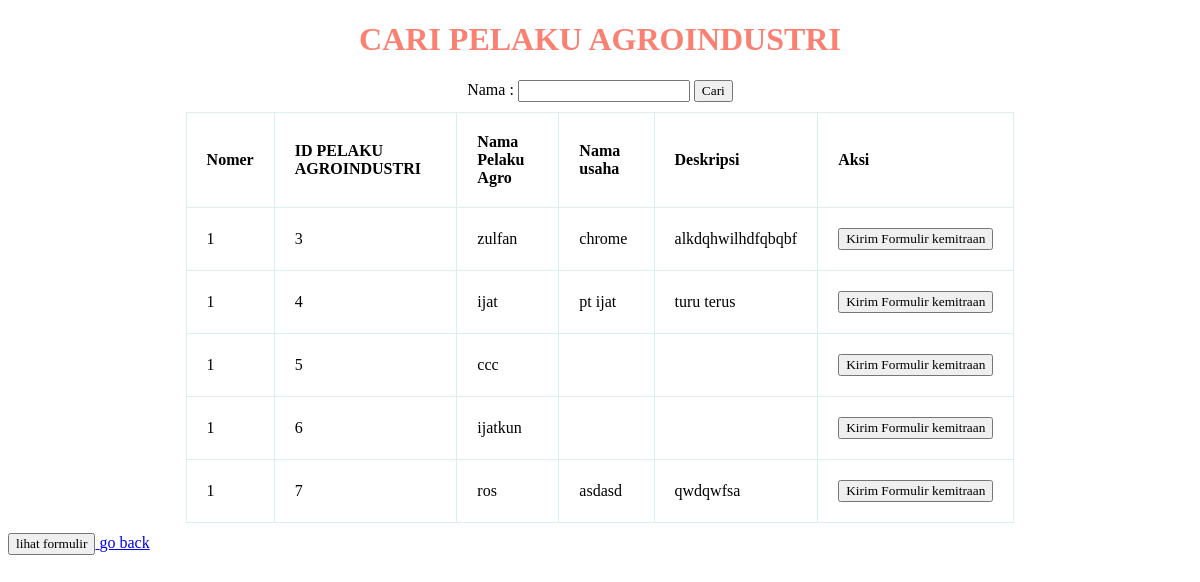
/cariAgro.php (signed in), run on the app's committed database.
### tables this page shows
CREATE TABLE `pelakuagro` (
  `id_agro` int(11) NOT NULL,
  `name` varchar(50) NOT NULL,
  `email` varchar(50) NOT NULL,
  `password` varchar(100) NOT NULL,
  `image` varchar(50) NOT NULL,
  `namausaha` varchar(50) NOT NULL,
  `deskripsi` text NOT NULL
);

### cariAgro.php (the view, shortened to what this page needs)
<?php
class Produk {
    private $conn;
    public function __construct($koneksi) {
        $this->conn = $koneksi;
    }
    public function get_produk($kata_cari = null) {
        $query = "SELECT * FROM pelakuagro";
        $query .= " ORDER BY id_agro ASC";
        $result = mysqli_query($this->conn, $query);
        $data = array();
        while ($row = mysqli_fetch_assoc($result)) {
            $data[] = $row;
        }
        return $data;
    }
}
$koneksi = mysqli_connect('localhost', 'root', '', 'new');
$produk = new Produk($koneksi);
?>
<!DOCTYPE html>
<html>
<head>
</head>
<body>
    <center><h1>Cari Pelaku Agroindustri</h1></center>
    <form method="GET" action="cariAgro.php" style="text-align: center;">
        <label>Nama : </label>
        <input type="text" name="kata_cari" value="<?php if(isset($_GET['kata_cari'])) { echo $_GET['kata_cari']; } ?>"  />
        <button type="submit">Cari</button>
    </form>
    <table>
        <thead>
            <tr>
            <th>Nomer</th>
                <th>ID PELAKU AGROINDUSTRI</th>
                <th>Nama Pelaku Agro</th>
                <th>Nama usaha</th>
                <th>Deskripsi</th>
                <th>Aksi</th>
            </tr>
        </thead>
        <tbody>
            <?php
            $kata_cari = isset($_GET['kata_cari']) ? $_GET['kata_cari'] : null;
            $data = $produk->get_produk($kata_cari);
            foreach ($data as $row) {
            ?>
            <?php $i = 0; ?>
            <tr>
                <td><?php echo ++$i ; ?></td>
                <td><?php echo $row['id_agro']; ?></td>
                <td><?php echo $row['name']; ?></td>
                <td><?php echo $row['namausaha']; ?></td>
                <td><?php echo $row['deskripsi']; ?></td>
                <td>
            <form method="POST" action="formulirMitra.php">
                <input type="submit" value="Kirim Formulir kemitraan" name="kirim_form" class="btn">
                </form>
            </td>
            </tr>
            <?php
            }
            ?>
        </tbody>
    </table>
    <a href="tampilFormulirM.php">
        <input type="submit" value="lihat formulir" name="lihatformulir" class="btn">
    </a>
    <a href="homeMitra.php" class="delete-btn">go back</a>
</body>
</html>

### cariAgro.php (style rules this page uses)
* { font-family: "Trebuchet MS"; }
h1 { text-transform: uppercase; color: salmon; }
table { border: 1px solid #ddeeee; border-collapse: collapse; border-spacing: 0; width: 70%; margin: 10px auto 10px auto; }
th, td { border: 1px solid #ddeeee; padding: 20px; text-align: left; }

### data on the page
pelakuagro: id_agro "3", name "zulfan", namausaha "chrome", deskripsi "alkdqhwilhdfqbqbf"
pelakuagro: id_agro "4", name "ijat", namausaha "pt ijat", deskripsi "turu terus"
pelakuagro: id_agro "5", name "ccc"
pelakuagro: id_agro "6", name "ijatkun"
pelakuagro: id_agro "7", name "ros", namausaha "asdasd", deskripsi "qwdqwfsa"
